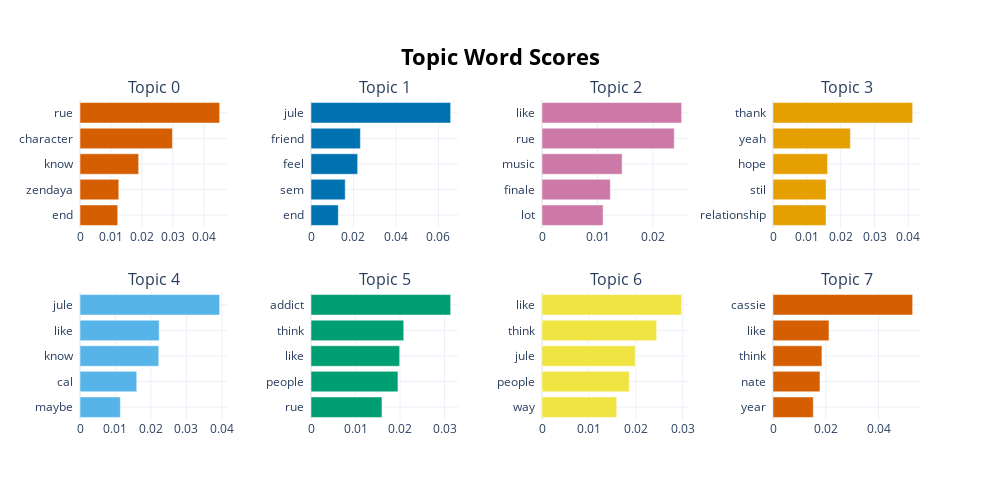

Notebook code for this chart:
### Code cell
model.visualize_barchart(top_n_topics=8)

### Figure 1 — Plotly figure (JSON) as saved in the notebook; plotly's stock layout.template omitted (floating-point values rounded to 4 significant figures)
{"data": [{"marker": {"color": "#D55E00"}, "orientation": "h", "type": "bar", "x": [0.01219, 0.01254, 0.01896, 0.02987, 0.04513], "xaxis": "x", "y": ["end  ", "zendaya  ", "know  ", "character  ", "rue  "], "yaxis": "y"}, {"marker": {"color": "#0072B2"}, "orientation": "h", "type": "bar", "x": [0.01285, 0.01612, 0.02197, 0.02326, 0.06575], "xaxis": "x2", "y": ["end  ", "sem  ", "feel  ", "friend  ", "jule  "], "yaxis": "y2"}, {"marker": {"color": "#CC79A7"}, "orientation": "h", "type": "bar", "x": [0.011, 0.01231, 0.01443, 0.02382, 0.02516], "xaxis": "x3", "y": ["lot  ", "finale  ", "music  ", "rue  ", "like  "], "yaxis": "y3"}, {"marker": {"color": "#E69F00"}, "orientation": "h", "type": "bar", "x": [0.01567, 0.01568, 0.01611, 0.02285, 0.04126], "xaxis": "x4", "y": ["relationship  ", "stil  ", "hope  ", "yeah  ", "thank  "], "yaxis": "y4"}, {"marker": {"color": "#56B4E9"}, "orientation": "h", "type": "bar", "x": [0.01139, 0.016, 0.02221, 0.02233, 0.03938], "xaxis": "x5", "y": ["maybe  ", "cal  ", "know  ", "like  ", "jule  "], "yaxis": "y5"}, {"marker": {"color": "#009E73"}, "orientation": "h", "type": "bar", "x": [0.01594, 0.01953, 0.01991, 0.02083, 0.03136], "xaxis": "x6", "y": ["rue  ", "people  ", "like  ", "think  ", "addict  "], "yaxis": "y6"}, {"marker": {"color": "#F0E442"}, "orientation": "h", "type": "bar", "x": [0.01593, 0.01861, 0.01986, 0.02445, 0.02978], "xaxis": "x7", "y": ["way  ", "people  ", "jule  ", "think  ", "like  "], "yaxis": "y7"}, {"marker": {"color": "#D55E00"}, "orientation": "h", "type": "bar", "x": [0.01527, 0.01781, 0.01854, 0.02121, 0.05293], "xaxis": "x8", "y": ["year  ", "nate  ", "think  ", "like  ", "cassie  "], "yaxis": "y8"}], "layout": {"annotations": [{"font": {"size": 16}, "showarrow": false, "text": "Topic 0", "x": 0.0875, "xanchor": "center", "xref": "paper", "y": 1, "yanchor": "bottom", "yref": "paper"}, {"font": {"size": 16}, "showarrow": false, "text": "Topic 1", "x": 0.3625, "xanchor": "center", "xref": "paper", "y": 1, "yanchor": "bottom", "yref": "paper"}, {"font": {"size": 16}, "showarrow": false, "text": "Topic 2", "x": 0.6375, "xanchor": "center", "xref": "paper", "y": 1, "yanchor": "bottom", "yref": "paper"}, {"font": {"size": 16}, "showarrow": false, "text": "Topic 3", "x": 0.9125, "xanchor": "center", "xref": "paper", "y": 1, "yanchor": "bottom", "yref": "paper"}, {"font": {"size": 16}, "showarrow": false, "text": "Topic 4", "x": 0.0875, "xanchor": "center", "xref": "paper", "y": 0.4, "yanchor": "bottom", "yref": "paper"}, {"font": {"size": 16}, "showarrow": false, "text": "Topic 5", "x": 0.3625, "xanchor": "center", "xref": "paper", "y": 0.4, "yanchor": "bottom", "yref": "paper"}, {"font": {"size": 16}, "showarrow": false, "text": "Topic 6", "x": 0.6375, "xanchor": "center", "xref": "paper", "y": 0.4, "yanchor": "bottom", "yref": "paper"}, {"font": {"size": 16}, "showarrow": false, "text": "Topic 7", "x": 0.9125, "xanchor": "center", "xref": "paper", "y": 0.4, "yanchor": "bottom", "yref": "paper"}], "height": 500, "hoverlabel": {"bgcolor": "white", "font": {"family": "Rockwell", "size": 16}}, "showlegend": false, "title": {"font": {"color": "Black", "size": 22}, "text": "<b>Topic Word Scores", "x": 0.5, "xanchor": "center", "yanchor": "top"}, "width": 1000, "xaxis": {"anchor": "y", "domain": [0, 0.175], "showgrid": true}, "xaxis2": {"anchor": "y2", "domain": [0.275, 0.45], "showgrid": true}, "xaxis3": {"anchor": "y3", "domain": [0.55, 0.725], "showgrid": true}, "xaxis4": {"anchor": "y4", "domain": [0.825, 1], "showgrid": true}, "xaxis5": {"anchor": "y5", "domain": [0, 0.175], "showgrid": true}, "xaxis6": {"anchor": "y6", "domain": [0.275, 0.45], "showgrid": true}, "xaxis7": {"anchor": "y7", "domain": [0.55, 0.725], "showgrid": true}, "xaxis8": {"anchor": "y8", "domain": [0.825, 1], "showgrid": true}, "yaxis": {"anchor": "x", "domain": [0.6, 1], "showgrid": true}, "yaxis2": {"anchor": "x2", "domain": [0.6, 1], "showgrid": true}, "yaxis3": {"anchor": "x3", "domain": [0.6, 1], "showgrid": true}, "yaxis4": {"anchor": "x4", "domain": [0.6, 1], "showgrid": true}, "yaxis5": {"anchor": "x5", "domain": [0, 0.4], "showgrid": true}, "yaxis6": {"anchor": "x6", "domain": [0, 0.4], "showgrid": true}, "yaxis7": {"anchor": "x7", "domain": [0, 0.4], "showgrid": true}, "yaxis8": {"anchor": "x8", "domain": [0, 0.4], "showgrid": true}}}
